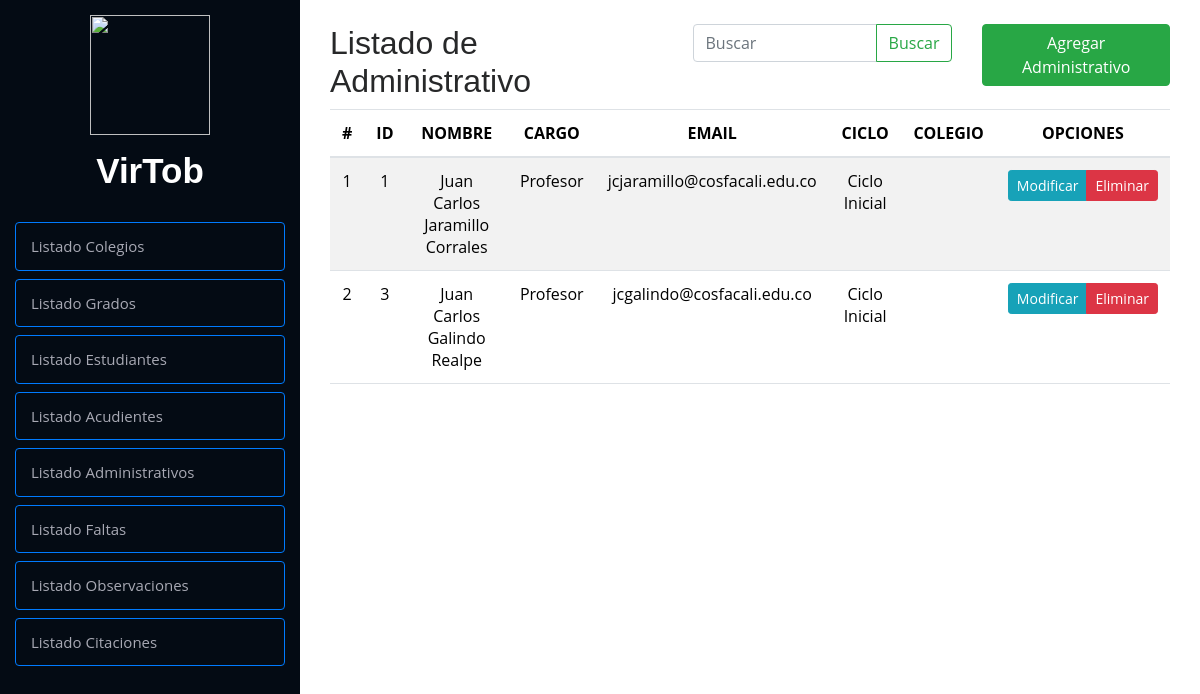
The app's page /crud/listaAdministrativo/, older data.
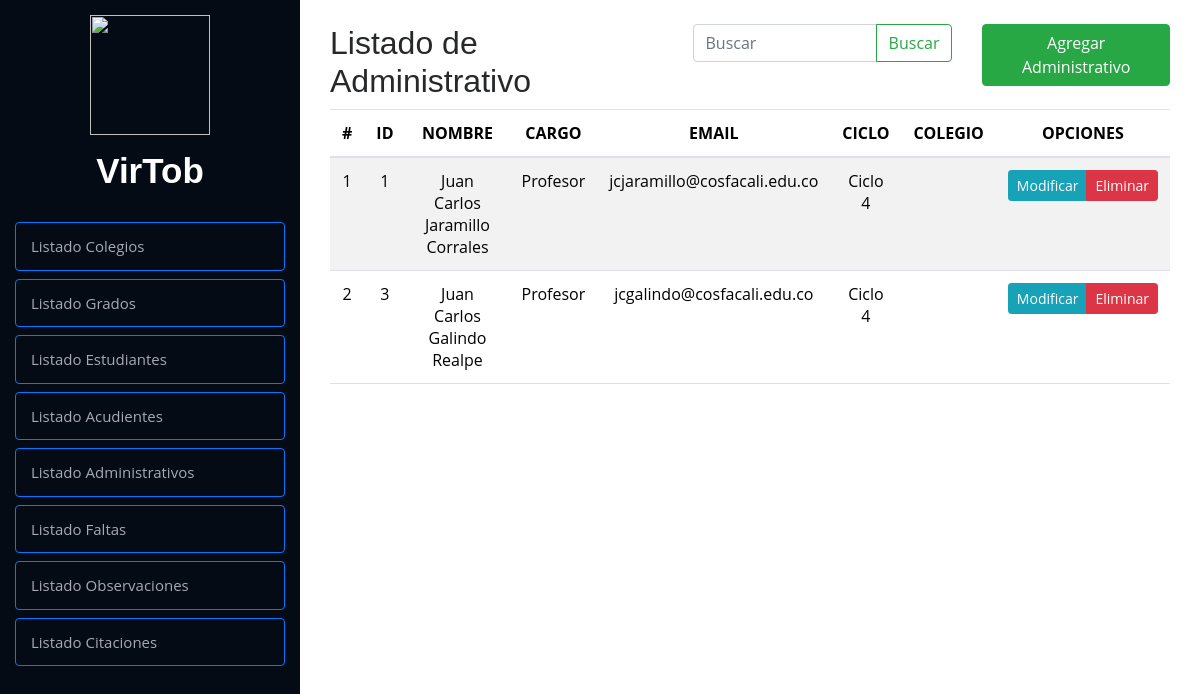
The same page, newer data.
### Modulos/Observador/models.py (models this page shows, shortened)
class Administrativos(models.Model):
    idAdministrativo = models.AutoField(primary_key=True)
    nombre = models.CharField(max_length=100)
    apellido = models.CharField(max_length=100)
    cargos = [  # Lista de tuplas para choices
        ('profesor', 'Profesor'),
        ('directivo', 'Directivo'),
    ]
    cargo = models.CharField(max_length=9, choices=cargos, default='profesor')
    ciclo = models.CharField(max_length=12, null=True, blank=True)
    correo = models.EmailField(max_length=100)
    contrasena = models.CharField(max_length=100)
    class Meta:
        verbose_name = 'Administrativos'

### Modulos/Observador/views.py (the view, shortened to what this page needs)
# urls.py: path('listaAdministrativo/', listaAdministrativo, name='listaAdministrativo'),
def listaAdministrativo(request):
    query = request.GET.get("buscar", "")  # Obtener el valor del input
    administrativos = Administrativos.objects.all()  # Obtiene todos los registros
    return render(request, 'listas/administrativos.html', {'administrativo': administrativos, "query": query})

### Modulos/Observador/templates/listas/administrativos.html (shortened to what this page needs)
{% extends "../index.html" %}
{% load static %}
        {% block contenido %}
        <div class="container py-4">
            <div class="row">
                <div class="col-md-12">
                    <div class="row">
                        <div class="col-5">
                            <h2>Listado de Administrativo</h2>
                        </div>
                        <div class="col-4">
                            <form class="d-flex" method="GET">
                                <div class="input-group">
                                    <input type="text" class="form-control" placeholder="Buscar" name="buscar"
                                        value="{{ query }}" aria-label="Search">
                                    <button class="btn btn-outline-success" type="submit">Buscar</button>
                                </div>
                            </form>
                        </div>
                        <div class="col-3">
                            <a href="{% url 'agregarAdministrativo' %}" class="btn btn-success">Agregar Administrativo</a>
                        </div>
                    </div>
                    <div class="table-responsive">
                        <table class="table table-striped">
                            <thead>
                                <tr>
                                    <th>#</th>
                                    <th>ID</th>
                                    <th>NOMBRE</th>
                                    <th>CARGO</th>
                                    <th>EMAIL</th>
                                    <th>CICLO</th>
                                    <th>COLEGIO</th>
                                    <th>OPCIONES</th>
                                </tr>
                            </thead>
                            <tbody>
                                {% if administrativo %}
                                {% for administrativo in administrativo %}
                                <tr>
                                    <td class="">{{ forloop.counter }}</td>
                                    <td class="">{{ administrativo.idAdministrativo }}</td>
                                    <td class="">{{ administrativo.nombre }} {{ administrativo.apellido }}</td>
                                    <td class="">{{ administrativo.cargo }}</td>
                                    <td class="">{{ administrativo.correo }}</td>
                                    <td class="">{{ administrativo.ciclo }}</td>
                                    <td class="">{{ administrativo.idColegio }}</td>
                                    <td>
                                        <div class="btn-group btn-group-sm" role="group" aria-label="Basic example">
                                            <a href="{% url 'modificarAdministrativo' administrativo.idAdministrativo %}"
                                                class="btn btn-info btn-sm">
                                                Modificar
                                            </a>
                                            <a href="#" onclick="eliminarAdministrativos({{ administrativo.idAdministrativo }})"
                                                class="btn btn-danger btn-sm">
                                                Eliminar
                                            </a>
                                        </div>
                                    </td>
                                </tr>
                                {% endfor %}
                                {% else %}
                                <tr>
                                    <td colspan="8" class="text-center text-danger">⚠ No se encontraron resultados</td>
                                </tr>
                                {% endif %}
                            </tbody>
                        </table>
                    </div>
                </div>
            </div>
        </div>
        {% endblock %}

Row changes from the older to the newer data that the page shows:
changed Administrativos "Jaramillo Corrales": ciclo "Ciclo Inicial" → "Ciclo 4"
changed Administrativos "Galindo Realpe": ciclo "Ciclo Inicial" → "Ciclo 4"
